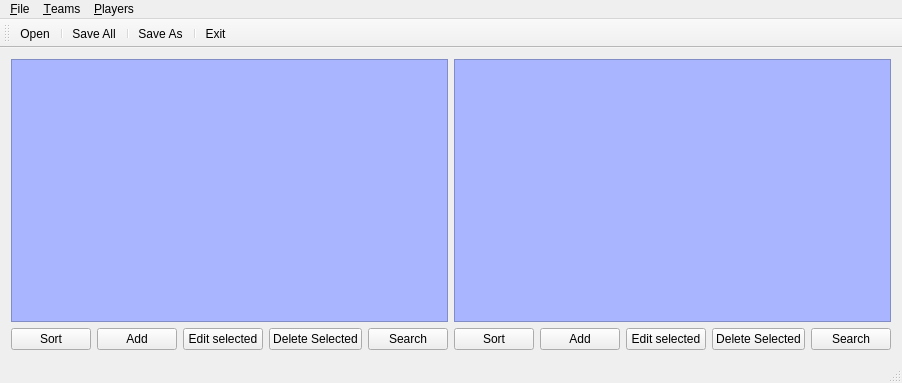
<?xml version="1.0" encoding="UTF-8"?>
<ui version="4.0">
 <class>MainWindow</class>
 <widget class="QMainWindow" name="MainWindow">
  <property name="geometry">
   <rect>
    <x>0</x>
    <y>0</y>
    <width>850</width>
    <height>383</height>
   </rect>
  </property>
  <property name="sizePolicy">
   <sizepolicy hsizetype="Expanding" vsizetype="Expanding">
    <horstretch>0</horstretch>
    <verstretch>0</verstretch>
   </sizepolicy>
  </property>
  <property name="windowTitle">
   <string>Champion League L.P. App</string>
  </property>
  <widget class="QWidget" name="centralWidget">
   <property name="sizePolicy">
    <sizepolicy hsizetype="Expanding" vsizetype="Expanding">
     <horstretch>0</horstretch>
     <verstretch>0</verstretch>
    </sizepolicy>
   </property>
   <layout class="QGridLayout" name="gridLayout_2">
    <item row="0" column="0">
     <layout class="QGridLayout" name="gridLayout">
      <item row="0" column="2">
       <widget class="QListWidget" name="lstwPlayer">
        <property name="sizePolicy">
         <sizepolicy hsizetype="Expanding" vsizetype="Expanding">
          <horstretch>0</horstretch>
          <verstretch>0</verstretch>
         </sizepolicy>
        </property>
        <property name="styleSheet">
         <string notr="true">font: 12pt &quot;MS Shell Dlg 2&quot;;
background-color: rgb(169, 181, 255);
selection-background-color: rgb(255, 183, 184);
alternate-background-color: rgb(176, 255, 183);
</string>
        </property>
        <property name="alternatingRowColors">
         <bool>true</bool>
        </property>
        <property name="sortingEnabled">
         <bool>false</bool>
        </property>
       </widget>
      </item>
      <item row="1" column="2">
       <layout class="QHBoxLayout" name="horizontalLayout_2">
        <item>
         <widget class="QPushButton" name="btnSortPlayer">
          <property name="text">
           <string>Sort</string>
          </property>
         </widget>
        </item>
        <item>
         <widget class="QPushButton" name="btnAddPlayer">
          <property name="text">
           <string>Add</string>
          </property>
         </widget>
        </item>
        <item>
         <widget class="QPushButton" name="btnEditPlayer">
          <property name="text">
           <string>Edit selected</string>
          </property>
         </widget>
        </item>
        <item>
         <widget class="QPushButton" name="btnDeletePlayer">
          <property name="text">
           <string>Delete Selected</string>
          </property>
         </widget>
        </item>
        <item>
         <widget class="QPushButton" name="btnSearchTeam_2">
          <property name="text">
           <string>Search</string>
          </property>
         </widget>
        </item>
       </layout>
      </item>
      <item row="1" column="0">
       <layout class="QHBoxLayout" name="horizontalLayout">
        <item>
         <widget class="QPushButton" name="btnSortTeam">
          <property name="text">
           <string>Sort</string>
          </property>
         </widget>
        </item>
        <item>
         <widget class="QPushButton" name="btnAddTeam">
          <property name="text">
           <string>Add</string>
          </property>
         </widget>
        </item>
        <item>
         <widget class="QPushButton" name="btnEditTeam">
          <property name="text">
           <string>Edit selected</string>
          </property>
         </widget>
        </item>
        <item>
         <widget class="QPushButton" name="btnDeleteTeam">
          <property name="text">
           <string>Delete Selected</string>
          </property>
         </widget>
        </item>
        <item>
         <widget class="QPushButton" name="btnSearchTeam">
          <property name="text">
           <string>Search</string>
          </property>
         </widget>
        </item>
       </layout>
      </item>
      <item row="0" column="0">
       <widget class="QListWidget" name="lstwTeam">
        <property name="sizePolicy">
         <sizepolicy hsizetype="Expanding" vsizetype="Expanding">
          <horstretch>0</horstretch>
          <verstretch>0</verstretch>
         </sizepolicy>
        </property>
        <property name="styleSheet">
         <string notr="true">font: 12pt &quot;MS Shell Dlg 2&quot;;
background-color: rgb(169, 181, 255);
selection-background-color: rgb(255, 183, 184);
alternate-background-color: rgb(176, 255, 183);
</string>
        </property>
        <property name="alternatingRowColors">
         <bool>true</bool>
        </property>
        <property name="sortingEnabled">
         <bool>false</bool>
        </property>
       </widget>
      </item>
     </layout>
    </item>
   </layout>
  </widget>
  <widget class="QMenuBar" name="menuBar">
   <property name="geometry">
    <rect>
     <x>0</x>
     <y>0</y>
     <width>850</width>
     <height>18</height>
    </rect>
   </property>
   <widget class="QMenu" name="menu_File">
    <property name="title">
     <string>&amp;File</string>
    </property>
    <addaction name="actionOpen"/>
    <addaction name="actionSearchByName"/>
    <addaction name="actionSave"/>
    <addaction name="actionSaveAs"/>
    <addaction name="actionSalir"/>
   </widget>
   <widget class="QMenu" name="menu_Options">
    <property name="title">
     <string>&amp;Teams</string>
    </property>
    <addaction name="actionSortByPoints"/>
    <addaction name="actionInvertTeamSort"/>
    <addaction name="actionAddTeam"/>
   </widget>
   <widget class="QMenu" name="menu_Players">
    <property name="title">
     <string>&amp;Players</string>
    </property>
    <addaction name="actionSortByGoals"/>
    <addaction name="actionInvertPlayerSort"/>
    <addaction name="actionAddPlayer"/>
   </widget>
   <addaction name="menu_File"/>
   <addaction name="menu_Options"/>
   <addaction name="menu_Players"/>
  </widget>
  <widget class="QToolBar" name="mainToolBar">
   <attribute name="toolBarArea">
    <enum>TopToolBarArea</enum>
   </attribute>
   <attribute name="toolBarBreak">
    <bool>false</bool>
   </attribute>
   <addaction name="actionOpen"/>
   <addaction name="separator"/>
   <addaction name="actionSave"/>
   <addaction name="separator"/>
   <addaction name="actionSaveAs"/>
   <addaction name="separator"/>
   <addaction name="actionSalir"/>
  </widget>
  <widget class="QStatusBar" name="statusBar"/>
  <action name="actionOpen">
   <property name="text">
    <string>&amp;Open</string>
   </property>
   <property name="shortcut">
    <string>Ctrl+O</string>
   </property>
  </action>
  <action name="actionSalir">
   <property name="text">
    <string>&amp;Exit</string>
   </property>
   <property name="shortcut">
    <string>Ctrl+E</string>
   </property>
  </action>
  <action name="actionSaveAs">
   <property name="text">
    <string>Sa&amp;ve As...</string>
   </property>
   <property name="shortcut">
    <string>Ctrl+Shift+S</string>
   </property>
  </action>
  <action name="actionAddTeam">
   <property name="text">
    <string>&amp;Add</string>
   </property>
  </action>
  <action name="actionSearchByName">
   <property name="text">
    <string>Search By &amp;Name</string>
   </property>
  </action>
  <action name="actionSortByPoints">
   <property name="text">
    <string>&amp;Sort By Points</string>
   </property>
  </action>
  <action name="actionSave">
   <property name="text">
    <string>&amp;Save All</string>
   </property>
   <property name="shortcut">
    <string>Ctrl+S</string>
   </property>
  </action>
  <action name="actionSortByGoals">
   <property name="text">
    <string>&amp;Sort By Goals</string>
   </property>
  </action>
  <action name="actionAddPlayer">
   <property name="text">
    <string>&amp;Add</string>
   </property>
  </action>
  <action name="actionInvertTeamSort">
   <property name="text">
    <string>&amp;Reverse Sort</string>
   </property>
  </action>
  <action name="actionInvertPlayerSort">
   <property name="text">
    <string>Reverse Sort</string>
   </property>
  </action>
  <action name="actionOpen_Binary">
   <property name="text">
    <string>Open &amp;Binary</string>
   </property>
  </action>
  <action name="actionSave_All_B_inary">
   <property name="text">
    <string>Save All B&amp;inary</string>
   </property>
  </action>
 </widget>
 <layoutdefault spacing="6" margin="11"/>
 <tabstops>
  <tabstop>btnSortTeam</tabstop>
  <tabstop>btnAddTeam</tabstop>
  <tabstop>btnEditTeam</tabstop>
  <tabstop>btnDeleteTeam</tabstop>
  <tabstop>btnSearchTeam</tabstop>
  <tabstop>btnSortPlayer</tabstop>
  <tabstop>btnAddPlayer</tabstop>
  <tabstop>btnEditPlayer</tabstop>
  <tabstop>btnDeletePlayer</tabstop>
  <tabstop>btnSearchTeam_2</tabstop>
  <tabstop>lstwTeam</tabstop>
  <tabstop>lstwPlayer</tabstop>
 </tabstops>
 <resources/>
 <connections>
  <connection>
   <sender>actionOpen</sender>
   <signal>triggered()</signal>
   <receiver>MainWindow</receiver>
   <slot>openFile()</slot>
   <hints>
    <hint type="sourcelabel">
     <x>-1</x>
     <y>-1</y>
    </hint>
    <hint type="destinationlabel">
     <x>200</x>
     <y>202</y>
    </hint>
   </hints>
  </connection>
  <connection>
   <sender>actionSalir</sender>
   <signal>triggered()</signal>
   <receiver>MainWindow</receiver>
   <slot>close()</slot>
   <hints>
    <hint type="sourcelabel">
     <x>-1</x>
     <y>-1</y>
    </hint>
    <hint type="destinationlabel">
     <x>209</x>
     <y>202</y>
    </hint>
   </hints>
  </connection>
  <connection>
   <sender>actionSaveAs</sender>
   <signal>triggered()</signal>
   <receiver>MainWindow</receiver>
   <slot>saveAs()</slot>
   <hints>
    <hint type="sourcelabel">
     <x>-1</x>
     <y>-1</y>
    </hint>
    <hint type="destinationlabel">
     <x>209</x>
     <y>202</y>
    </hint>
   </hints>
  </connection>
  <connection>
   <sender>actionAddTeam</sender>
   <signal>triggered()</signal>
   <receiver>MainWindow</receiver>
   <slot>addTeam()</slot>
   <hints>
    <hint type="sourcelabel">
     <x>-1</x>
     <y>-1</y>
    </hint>
    <hint type="destinationlabel">
     <x>209</x>
     <y>202</y>
    </hint>
   </hints>
  </connection>
  <connection>
   <sender>btnDeleteTeam</sender>
   <signal>clicked()</signal>
   <receiver>MainWindow</receiver>
   <slot>deleteTeam()</slot>
   <hints>
    <hint type="sourcelabel">
     <x>339</x>
     <y>353</y>
    </hint>
    <hint type="destinationlabel">
     <x>401</x>
     <y>385</y>
    </hint>
   </hints>
  </connection>
  <connection>
   <sender>btnEditTeam</sender>
   <signal>clicked()</signal>
   <receiver>MainWindow</receiver>
   <slot>editTeam()</slot>
   <hints>
    <hint type="sourcelabel">
     <x>248</x>
     <y>353</y>
    </hint>
    <hint type="destinationlabel">
     <x>133</x>
     <y>386</y>
    </hint>
   </hints>
  </connection>
  <connection>
   <sender>actionSearchByName</sender>
   <signal>triggered()</signal>
   <receiver>MainWindow</receiver>
   <slot>searchTeam()</slot>
   <hints>
    <hint type="sourcelabel">
     <x>-1</x>
     <y>-1</y>
    </hint>
    <hint type="destinationlabel">
     <x>424</x>
     <y>229</y>
    </hint>
   </hints>
  </connection>
  <connection>
   <sender>actionSortByPoints</sender>
   <signal>triggered()</signal>
   <receiver>MainWindow</receiver>
   <slot>sortTeamList()</slot>
   <hints>
    <hint type="sourcelabel">
     <x>-1</x>
     <y>-1</y>
    </hint>
    <hint type="destinationlabel">
     <x>424</x>
     <y>191</y>
    </hint>
   </hints>
  </connection>
  <connection>
   <sender>actionSave</sender>
   <signal>triggered()</signal>
   <receiver>MainWindow</receiver>
   <slot>saveAll()</slot>
   <hints>
    <hint type="sourcelabel">
     <x>-1</x>
     <y>-1</y>
    </hint>
    <hint type="destinationlabel">
     <x>424</x>
     <y>191</y>
    </hint>
   </hints>
  </connection>
  <connection>
   <sender>lstwTeam</sender>
   <signal>currentRowChanged(int)</signal>
   <receiver>MainWindow</receiver>
   <slot>loadPlayerList(int)</slot>
   <hints>
    <hint type="sourcelabel">
     <x>388</x>
     <y>255</y>
    </hint>
    <hint type="destinationlabel">
     <x>515</x>
     <y>44</y>
    </hint>
   </hints>
  </connection>
  <connection>
   <sender>btnSortTeam</sender>
   <signal>clicked()</signal>
   <receiver>MainWindow</receiver>
   <slot>sortTeamList()</slot>
   <hints>
    <hint type="sourcelabel">
     <x>69</x>
     <y>343</y>
    </hint>
    <hint type="destinationlabel">
     <x>69</x>
     <y>359</y>
    </hint>
   </hints>
  </connection>
  <connection>
   <sender>btnSortPlayer</sender>
   <signal>clicked()</signal>
   <receiver>MainWindow</receiver>
   <slot>sortPlayerList()</slot>
   <hints>
    <hint type="sourcelabel">
     <x>496</x>
     <y>345</y>
    </hint>
    <hint type="destinationlabel">
     <x>496</x>
     <y>363</y>
    </hint>
   </hints>
  </connection>
  <connection>
   <sender>btnAddTeam</sender>
   <signal>clicked()</signal>
   <receiver>MainWindow</receiver>
   <slot>addTeam()</slot>
   <hints>
    <hint type="sourcelabel">
     <x>167</x>
     <y>353</y>
    </hint>
    <hint type="destinationlabel">
     <x>174</x>
     <y>360</y>
    </hint>
   </hints>
  </connection>
  <connection>
   <sender>btnAddPlayer</sender>
   <signal>clicked()</signal>
   <receiver>MainWindow</receiver>
   <slot>addPlayer()</slot>
   <hints>
    <hint type="sourcelabel">
     <x>585</x>
     <y>353</y>
    </hint>
    <hint type="destinationlabel">
     <x>612</x>
     <y>359</y>
    </hint>
   </hints>
  </connection>
  <connection>
   <sender>btnEditPlayer</sender>
   <signal>clicked()</signal>
   <receiver>MainWindow</receiver>
   <slot>editPlayer()</slot>
   <hints>
    <hint type="sourcelabel">
     <x>666</x>
     <y>353</y>
    </hint>
    <hint type="destinationlabel">
     <x>716</x>
     <y>362</y>
    </hint>
   </hints>
  </connection>
  <connection>
   <sender>btnDeletePlayer</sender>
   <signal>clicked()</signal>
   <receiver>MainWindow</receiver>
   <slot>deletePlayer()</slot>
   <hints>
    <hint type="sourcelabel">
     <x>757</x>
     <y>353</y>
    </hint>
    <hint type="destinationlabel">
     <x>792</x>
     <y>364</y>
    </hint>
   </hints>
  </connection>
  <connection>
   <sender>btnSearchTeam</sender>
   <signal>clicked()</signal>
   <receiver>MainWindow</receiver>
   <slot>searchTeam()</slot>
   <hints>
    <hint type="sourcelabel">
     <x>383</x>
     <y>345</y>
    </hint>
    <hint type="destinationlabel">
     <x>384</x>
     <y>363</y>
    </hint>
   </hints>
  </connection>
  <connection>
   <sender>btnSearchTeam_2</sender>
   <signal>clicked()</signal>
   <receiver>MainWindow</receiver>
   <slot>searchPlayer()</slot>
   <hints>
    <hint type="sourcelabel">
     <x>818</x>
     <y>343</y>
    </hint>
    <hint type="destinationlabel">
     <x>846</x>
     <y>320</y>
    </hint>
   </hints>
  </connection>
  <connection>
   <sender>actionInvertPlayerSort</sender>
   <signal>triggered()</signal>
   <receiver>MainWindow</receiver>
   <slot>sortPlayerListDesc()</slot>
   <hints>
    <hint type="sourcelabel">
     <x>-1</x>
     <y>-1</y>
    </hint>
    <hint type="destinationlabel">
     <x>424</x>
     <y>191</y>
    </hint>
   </hints>
  </connection>
  <connection>
   <sender>actionInvertTeamSort</sender>
   <signal>triggered()</signal>
   <receiver>MainWindow</receiver>
   <slot>sortTeamListDesc()</slot>
   <hints>
    <hint type="sourcelabel">
     <x>-1</x>
     <y>-1</y>
    </hint>
    <hint type="destinationlabel">
     <x>424</x>
     <y>191</y>
    </hint>
   </hints>
  </connection>
  <connection>
   <sender>actionSortByGoals</sender>
   <signal>triggered()</signal>
   <receiver>MainWindow</receiver>
   <slot>sortPlayerList()</slot>
   <hints>
    <hint type="sourcelabel">
     <x>-1</x>
     <y>-1</y>
    </hint>
    <hint type="destinationlabel">
     <x>424</x>
     <y>191</y>
    </hint>
   </hints>
  </connection>
  <connection>
   <sender>lstwTeam</sender>
   <signal>doubleClicked(QModelIndex)</signal>
   <receiver>MainWindow</receiver>
   <slot>editTeam()</slot>
   <hints>
    <hint type="sourcelabel">
     <x>306</x>
     <y>71</y>
    </hint>
    <hint type="destinationlabel">
     <x>271</x>
     <y>45</y>
    </hint>
   </hints>
  </connection>
  <connection>
   <sender>lstwPlayer</sender>
   <signal>doubleClicked(QModelIndex)</signal>
   <receiver>MainWindow</receiver>
   <slot>editPlayer()</slot>
   <hints>
    <hint type="sourcelabel">
     <x>643</x>
     <y>95</y>
    </hint>
    <hint type="destinationlabel">
     <x>668</x>
     <y>45</y>
    </hint>
   </hints>
  </connection>
 </connections>
 <slots>
  <slot>openFile()</slot>
  <slot>saveAs()</slot>
  <slot>addTeam()</slot>
  <slot>deleteTeam()</slot>
  <slot>editTeam()</slot>
  <slot>searchTeam()</slot>
  <slot>sortTeamList()</slot>
  <slot>saveAll()</slot>
  <slot>loadPlayerList(int)</slot>
  <slot>sortPlayerList()</slot>
  <slot>addPlayer()</slot>
  <slot>editPlayer()</slot>
  <slot>deletePlayer()</slot>
  <slot>searchPlayer()</slot>
  <slot>sortTeamListDesc()</slot>
  <slot>sortPlayerListDesc()</slot>
 </slots>
</ui>
